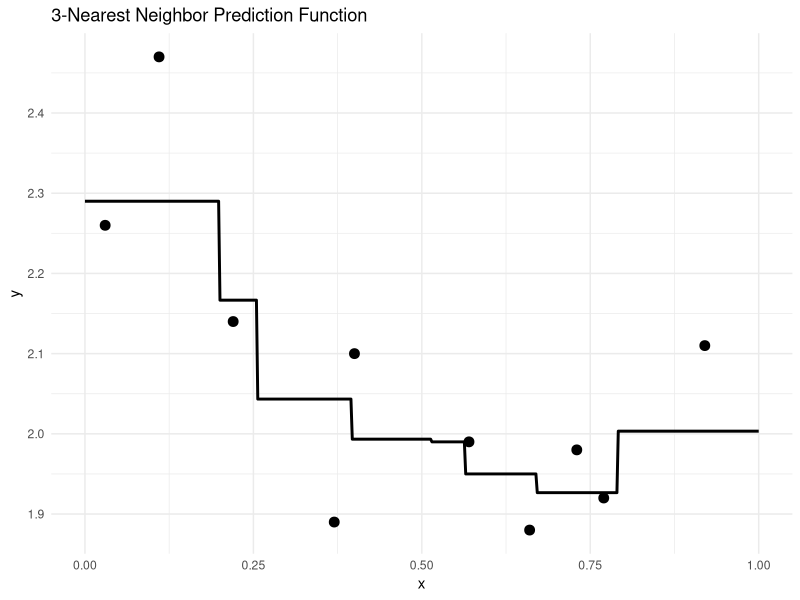

Write R code to recreate this figure.
## ---- chunk 1
# Number of cells in largest model
cells <- 4 * 6 * 3
cells

# Parameters in smallest model
smallest_model_params <- 1
smallest_model_params

# Expected number of unobserved cells
n <- 30

prob_unobserved <- (1 - 1/cells)^n
expected_unobserved <- cells * prob_unobserved

prob_unobserved
expected_unobserved
## ---- chunk 2
xa <- 0.38
ya <- 1.92

xb <- 0.57
yb <- 2.04

x0 <- 0.45

wa <- (xb - x0)/(xb - xa)
wb <- (x0 - xa)/(xb - xa)

wa
wb

wa + wb

yhat <- wa * ya + wb * yb
yhat
## ---- chunk 3
df <- data.frame(
  x = c(0.22,0.37,0.57,0.66,0.03,
        0.92,0.77,0.73,0.11,0.40),
  y = c(2.14,1.89,1.99,1.88,2.26,
        2.11,1.92,1.98,2.47,2.10)
)

knn3 <- function(x0, data){

  distances <- abs(data$x - x0)

  nearest <- order(distances)[1:3]

  mean(data$y[nearest])
}

knn3(0.20, df)
knn3(0.50, df)
knn3(0.70, df)
## ---- chunk 4
library(ggplot2)

knn3 <- function(x0, data){

  distances <- abs(data$x - x0)

  nearest <- order(distances)[1:3]

  mean(data$y[nearest])
}

grid <- seq(0, 1, length.out = 500)

predictions <- sapply(grid, knn3, data = df)

plot_df <- data.frame(
  x = grid,
  yhat = predictions
)

ggplot() +
  geom_point(
    data = df,
    aes(x = x, y = y),
    size = 3
  ) +
  geom_line(
    data = plot_df,
    aes(x = x, y = yhat),
    linewidth = 1
  ) +
  labs(
    title = "3-Nearest Neighbor Prediction Function",
    x = "x",
    y = "y"
  ) +
  theme_minimal()
